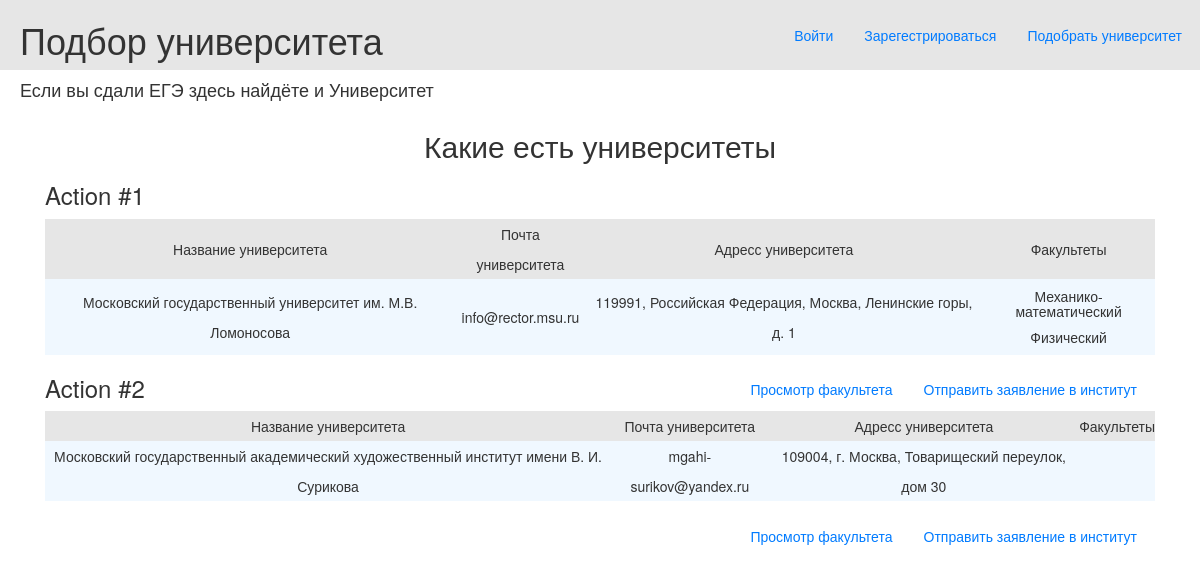
The page / on the database its author committed.
### data/universities.py (models this page shows)
class Universities(SqlAlchemyBase, SerializerMixin):
    __tablename__ = 'universities'
    id = sqlalchemy.Column(sqlalchemy.Integer,
                           primary_key=True, autoincrement=True)
    name = sqlalchemy.Column(sqlalchemy.String, nullable=True)
    email = sqlalchemy.Column(sqlalchemy.String, index=True, unique=True, nullable=True)
    address = sqlalchemy.Column(sqlalchemy.String, nullable=True)

### data/faculties.py (models this page shows)
class Faculties(SqlAlchemyBase, SerializerMixin):
    __tablename__ = 'faculties'
    id = sqlalchemy.Column(sqlalchemy.Integer,
                           primary_key=True, autoincrement=True)
    name = sqlalchemy.Column(sqlalchemy.String, nullable=True)
    university_id = sqlalchemy.Column(sqlalchemy.String, nullable=True)
    score = sqlalchemy.Column(sqlalchemy.Integer, nullable=True)

### main.py (the view)
@app.route('/')
def works_log():
    universities = db_sess.query(Universities).all()
    faculties = db_sess.query(Faculties).all()
    return render_template('universities.html', title='Журнал работ', universities=universities, faculties=faculties)

### templates/universities.html (shortened to what this page needs)
{% extends 'base.html' %}
{% block content %}
    <h2 align="center">Какие есть университеты</h2>
    {% for universiti in universities %}
        <h3>Action #{{ loop.index }}</h3>
        <table class="tbl">
            <tr class="mn">
                <td>Название университета</td>
                <td>Почта университета</td>
                <td>Адресс университета</td>
                <td>Факультеты</td>
            </tr>
            <tr>
                <td>{{ universiti.name }}</td>
                <td>{{ universiti.email }}</td>
                <td>{{ universiti.address }}</td>
                <td>{% for facult in faculties %}
                    {% if facult.university_id == universiti.id %}
                    <h5>{{ facult.name }}</h5>
                    {% endif %}
                    {% endfor %}
                </td>
            </tr>
        </table>
        <a class="btn btn-outline-primary" href="http://localhost:5000/sending/{{ universiti.id }}">Отправить заявление в институт</a>
        <a class="btn btn-outline-primary" href="http://localhost:5000/faculties/{{ universiti.id }}">Просмотр факультета</a>
    {% endfor %}
{% endblock %}

### static/css/style.css (style rules this page uses)
tr.mn { text-align: center; background-color: #e6e6e6; }
.tbl { width: 100%; text-align: center; background-color: aliceblue; line-height: 30px; }
a { display: inline-block; float: right; margin-right: 5px; margin-top: 1.25em; }

### rows shown on the page
Universities: name "Московский государственный университет им. М.В. Ломоносова", email "info@rector.msu.ru", address "119991, Российская Федерация, Москва, Ленинские горы, д. 1"
Faculties: name "Механико-математический"
Faculties: name "Физический"
Universities: name "Московский государственный академический художественный институт имени В. И. Сурикова", email "mgahi-surikov@yandex.ru", address "109004, г. Москва, Товарищеский переулок, дом 30"
